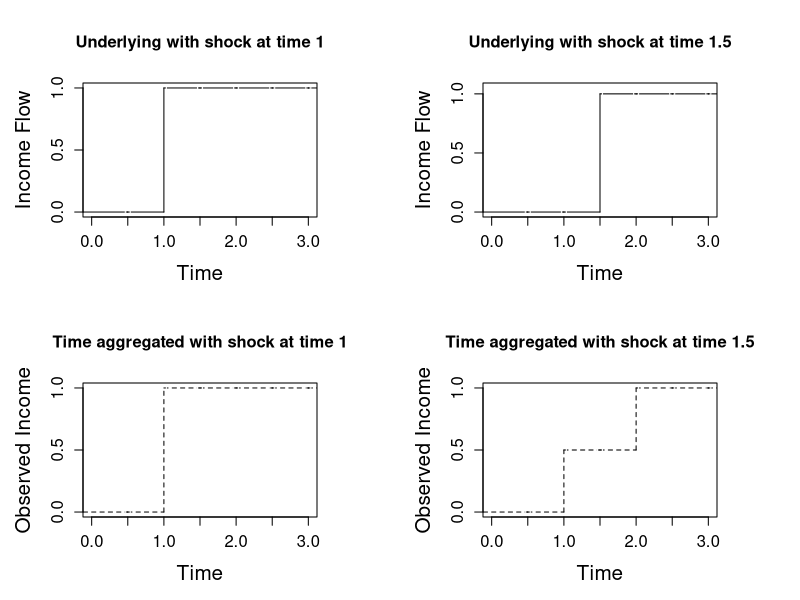
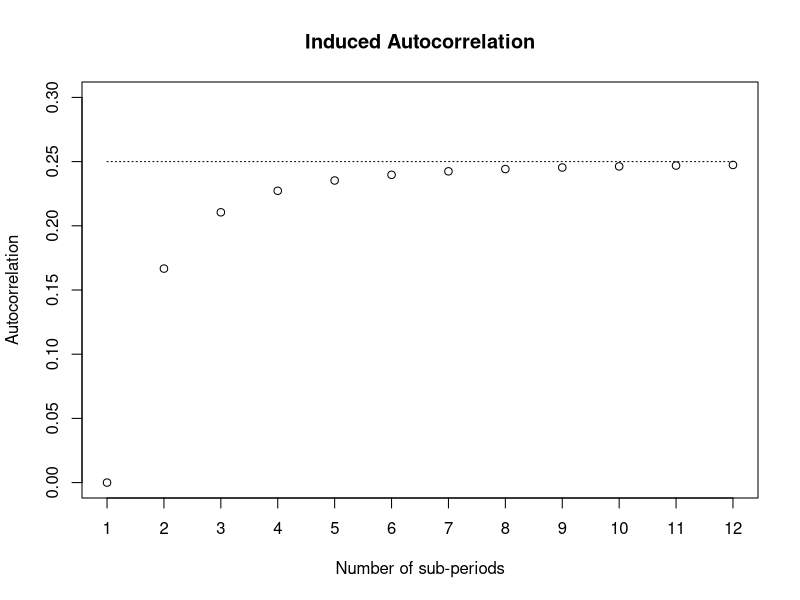
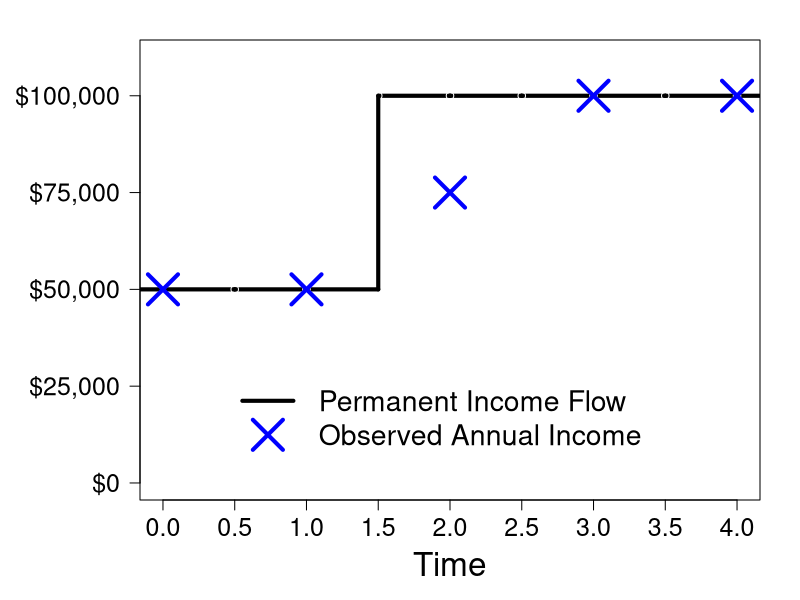
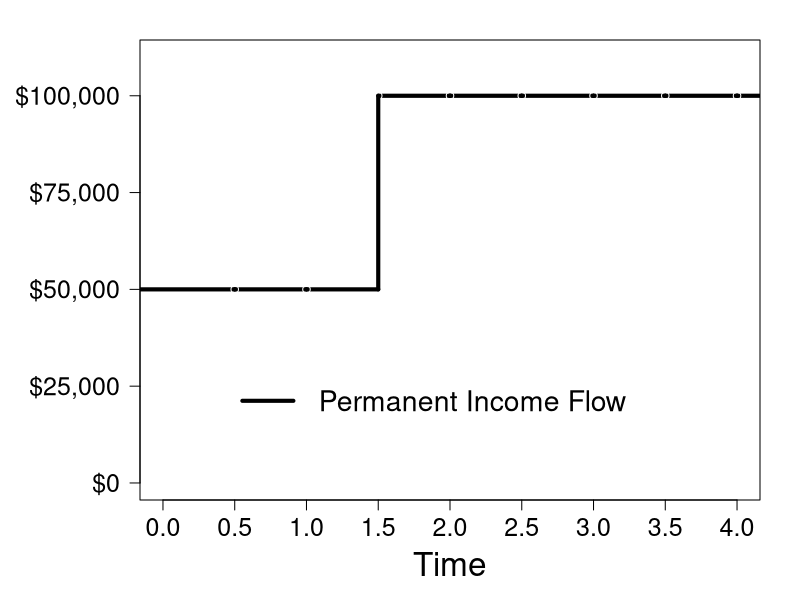

Generate these figures, in order, with R:
#########################################################################################
# Graphs to show how time aggregation can result in positive autocorrelation
# Figure 1 (last graph produced) is the one that appears in the paper
#########################################################################################

library(ggplot2)
library(gridExtra)

figures_dir = "../Figures/"


N_sub =2
N_period =3
N_subperiods =N_sub*N_period
time = (1:(N_subperiods))/N_sub
#shocks = rnorm(N_subperiods,0,1)
shocks = c(0,0,1,0,0,0)
underlying = cumsum(shocks)
time_agg = underlying*0.0
for (T in 1:N_period){
  t = (T-1)*N_sub+1
  time_agg[t:(t+N_sub-1)]=mean(underlying[t:(t+N_sub-1)])
}



time_agg_func=stepfun(time[1:(N_subperiods-1)], time_agg)
underlying_func=stepfun(time[1:(N_subperiods-1)], underlying)

#dev.new()
pdf(paste(figures_dir, "TimeAggExample.pdf",sep=""))
par(mar=c(5,5,5,5), mfcol=c(2,2),cex.axis=1.2,cex.lab=1.5)
plot(underlying_func, time, xlim= c(0,N_period),ylim=c(0,1),col="black",lty="solid", col.points=FALSE, verticals=TRUE,xlab="Time",ylab="Income Flow",main="Underlying with shock at time 1",yaxt = "n")
axis(side = 2, at = c(0.0,0.5,1.0))
plot(time_agg_func, time, xlim= c(0,N_period),ylim=c(0,1),col="black",lty="dashed", col.points=FALSE, verticals=TRUE,xlab="Time",ylab="Observed Income",main="Time aggregated with shock at time 1",yaxt = "n")
axis(side = 2, at = c(0.0,0.5,1.0))

shocks = c(0,0,0,1,0,0)
underlying = cumsum(shocks)
time_agg = underlying*0.0
for (T in 1:N_period){
  t = (T-1)*N_sub+1
  time_agg[t:(t+N_sub-1)]=mean(underlying[t:(t+N_sub-1)])
}

time_agg_func=stepfun(time[1:(N_subperiods-1)], time_agg)
underlying_func=stepfun(time[1:(N_subperiods-1)], underlying)


plot(underlying_func, time, xlim= c(0,N_period),ylim=c(0,1.05),col="black",lty="solid", col.points=FALSE, verticals=TRUE,xlab="Time",ylab="Income Flow",main="Underlying with shock at time 1.5",yaxt = "n")
axis(side = 2, at = c(0.0,0.5,1.0))
plot(time_agg_func, time, xlim= c(0,N_period),ylim=c(0,1),col="black",lty="dashed", col.points=FALSE, verticals=TRUE,xlab="Time",ylab="Observed Income",main="Time aggregated with shock at time 1.5",yaxt = "n")
axis(side = 2, at = c(0.0,0.5,1.0))
#dev.copy(pdf, paste(figures_dir, "TimeAggExample.pdf",sep=""))
dev.off()
# #########################################################################################
# # #plot the above for Danish slides
# dev.new()
# par(mar=c(5,5,5,5), mfcol=c(1,1),cex.axis=1.5,cex.lab=2)
# plot(underlying_func, time, xlim= c(0,N_period),ylim=c(0,1.05),col="black",lty="solid", col.points=FALSE, verticals=TRUE,xlab="Time",main="Time Aggregation",ylab="Income",yaxt = "n")
# axis(side = 2, at = c(0.0,0.5,1.0))
# legend(0,0.8,legend=c("Income Flow",""),lty=c("solid","dashed"),bty = "n")
# dev.copy(pdf, paste(figures_dir, "TimeAggExample1.pdf",sep=""))
# dev.off()
# dev.new()
# par(mar=c(5,5,5,5), mfcol=c(1,1),cex.axis=1.5,cex.lab=2)
# plot(underlying_func, time, xlim= c(0,N_period),ylim=c(0,1.05),col="black",lty="solid", col.points=FALSE, verticals=TRUE,xlab="Time",main="Time Aggregation",ylab="Income",yaxt = "n")
# axis(side = 2, at = c(0.0,0.5,1.0))
# lines(time_agg_func, time, xlim= c(0,N_period),ylim=c(0,1),col="black",lty="dashed", col.points=FALSE, verticals=TRUE)
# legend(0,0.8,legend=c("Income Flow","Observed Income"),lty=c("solid","dashed"),bty = "n")
# dev.copy(pdf, paste(figures_dir, "TimeAggExample2.pdf",sep=""))
# dev.off()

#########################################################################################
# Now plot the autocorrelation of N-subperiod example and show how quickly it converges to 1/4
max_subperiods = 12
Num_subperiods = 1:max_subperiods
autocorr = (Num_subperiods**2-1)/(2*(2*Num_subperiods**2 +1 ))

#dev.new()
pdf(paste(figures_dir, "InducedAutocorrelation.pdf",sep=""))
par(mfcol=c(1,1))
plot(Num_subperiods,autocorr,ylim = c(0,0.3),xlab="Number of sub-periods",ylab="Autocorrelation",main="Induced Autocorrelation",yaxt = "n",xaxt = "n")
axis(side = 2, at = c(0.0,0.05,0.1,0.15,0.2,0.25,0.3))
axis(side = 1, at = 1:max_subperiods)
constant = Num_subperiods*0+0.25
lines(Num_subperiods,constant,lty="dotted")
#dev.copy(pdf, paste(figures_dir, "InducedAutocorrelation.pdf",sep=""))
dev.off()

#########################################################################################
# # Figure 1 in the paper
# N_sub =2
# N_period =3
# N_subperiods =N_sub*N_period
# time = (1:(N_subperiods))/N_sub
# obs_points = (0:3)
# shocks = c(0,0,0,1,0,0)
# underlying = 50000+50000*cumsum(shocks)
# time_agg = underlying*0.0
# for (T in 1:N_period){
#   t = (T-1)*N_sub+1
#   time_agg[t:(t+N_sub-1)]=mean(underlying[t:(t+N_sub-1)])
# }
# 
# time_agg_func=stepfun(time[1:(N_subperiods-1)], time_agg)
# underlying_func=stepfun(time[1:(N_subperiods-1)], underlying)
# 
# 
# pdf(paste(figures_dir, "TimeAgg_simple.pdf",sep=""))
# par(mar=c(5,7,2,2), mfcol=c(1,1),cex.axis=1.5,cex.lab=2)
# plot(underlying_func, time, xlim= c(0,N_period),ylim=c(0,110000),col="black",lty="solid",lwd=4, col.points=FALSE, verticals=TRUE,xlab="Time",main="",ylab="",yaxt = "n",las=1)
# axis(side = 2, at = c(0,25000,50000,75000,100000), las=1,label=c("$0","$25,000","$50,000","$75,000","$100,000"))
# points(time_agg_func, time, xlim= c(0,N_period),ylim=c(0,110000),col="blue",lty="dashed",lwd=4, verticals=TRUE ,col.points=FALSE)
# legend(0.3,40000,legend=c("Permanent Income Flow","Observed Annual Income"),lty=c("solid","dashed"),lwd=c(4,4),col=c("black","blue"),bty = "n", cex=1.7)
# dev.off()

#########################################################################################
# Figure 1 in the paper
N_sub =2
N_period =4
N_subperiods =N_sub*N_period
time = (1:(N_subperiods))/N_sub
obs_points = (-1:4)
shocks = c(0,0,0,1,0,0,0,0)
underlying = 50000+50000*cumsum(shocks)
time_agg = underlying*0.0
for (T in 1:N_period){
  t = (T-1)*N_sub+1
  time_agg[t:(t+N_sub-1)]=mean(underlying[t:(t+N_sub-1)])
}

time_agg_func=stepfun(time[1:(N_subperiods-1)], time_agg)
underlying_func=stepfun(time[1:(N_subperiods-1)], underlying)


  pdf(paste(figures_dir, "TimeAgg_simple.pdf",sep=""))
  par(mar=c(5,7,2,2), mfcol=c(1,1),cex.axis=1.5,cex.lab=2)
  plot(underlying_func, time, xlim= c(0,N_period),ylim=c(0,110000),col="black",lty="solid",lwd=4, col.points=FALSE, verticals=TRUE,xlab="Time",main="",ylab="",yaxt = "n",xaxt = "n",las=1)
  axis(side = 1, at = c(0,time))
  axis(side = 2, at = c(0,25000,50000,75000,100000), las=1,label=c("$0","$25,000","$50,000","$75,000","$100,000"))
  points(obs_points+1, time_agg_func(obs_points),pch=4, cex=4, col="blue", lwd = 4)
  legend(0.5,30000,legend=c("Permanent Income Flow","Observed Annual Income"),lty=c("solid",NA), pch=c(NA, 4),lwd=c(4,4), pt.cex=4, col=c("black","blue"),bty = "n", cex=1.7)
  dev.off()

  pdf(paste(figures_dir, "TimeAgg_simple_1.pdf",sep=""))
  par(mar=c(5,7,2,2), mfcol=c(1,1),cex.axis=1.5,cex.lab=2)
  plot(underlying_func, time, xlim= c(0,N_period),ylim=c(0,110000),col="black",lty="solid",lwd=4, col.points=FALSE, verticals=TRUE,xlab="Time",main="",ylab="",yaxt = "n",xaxt = "n",las=1)
  axis(side = 1, at = c(0,time))
  axis(side = 2, at = c(0,25000,50000,75000,100000), las=1,label=c("$0","$25,000","$50,000","$75,000","$100,000"))
  legend(0.5,30000,legend=c("Permanent Income Flow",""),lty=c("solid",NA), pch=c(NA, NA),lwd=c(4,4), pt.cex=4, col=c("black","blue"),bty = "n", cex=1.7)
  dev.off()
